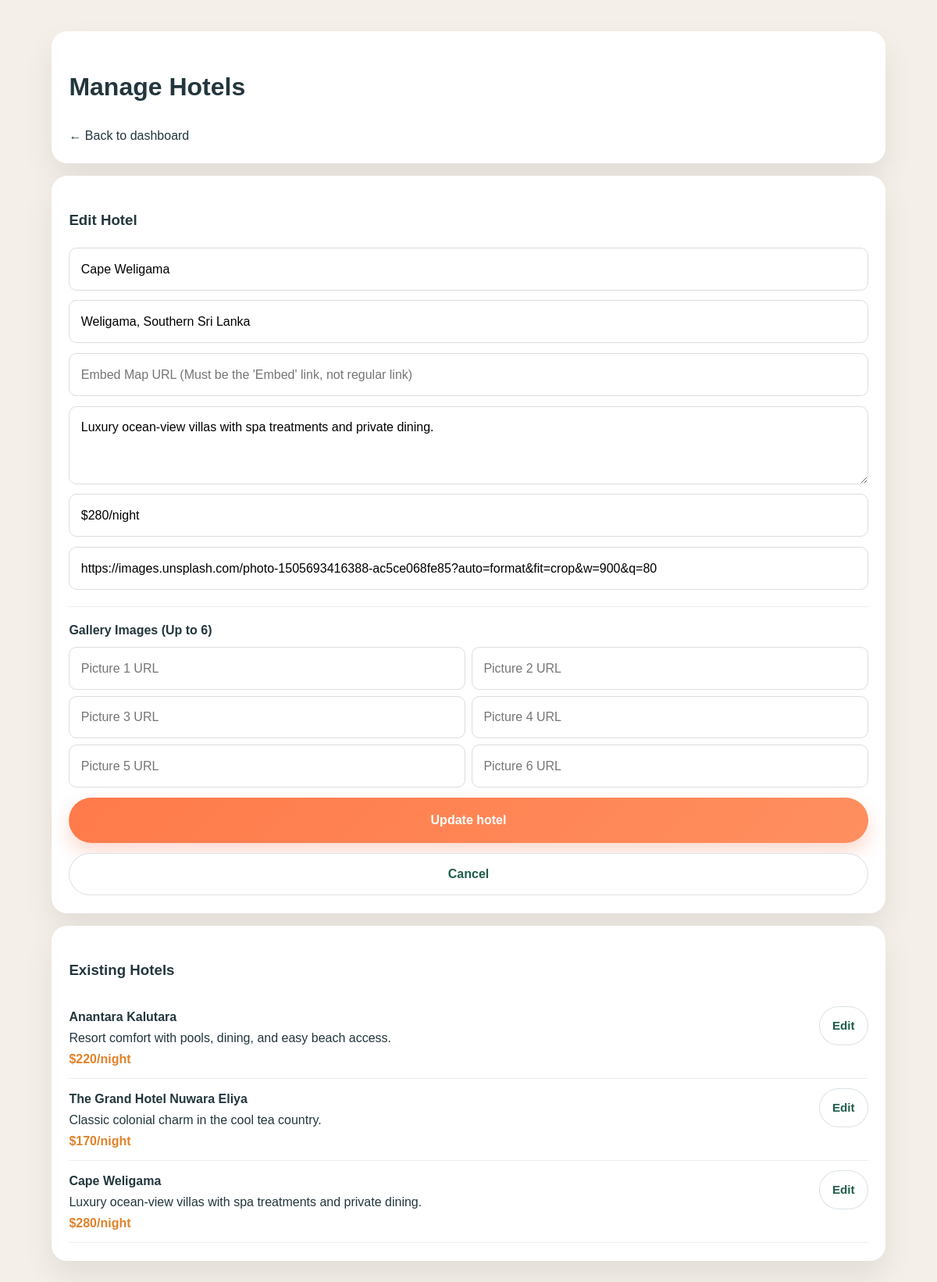
Screenshot of /admin/manage_hotels.php?edit_id=1 (signed in) with the database file from the repository.
### tables this page shows
CREATE TABLE IF NOT EXISTS hotels (
  id INT AUTO_INCREMENT PRIMARY KEY,
  name VARCHAR(150) NOT NULL,
  description TEXT NOT NULL,
  price VARCHAR(50) NOT NULL,
  location VARCHAR(255) DEFAULT NULL,
  location_url TEXT DEFAULT NULL,
  image_url TEXT NOT NULL,
  gallery_urls TEXT DEFAULT NULL,
  created_at TIMESTAMP DEFAULT CURRENT_TIMESTAMP
);

### admin/manage_hotels.php (the view, shortened to what this page needs)
<?php
require '../config/database.php';
$edit_id = isset($_GET['edit_id']) ? (int)$_GET['edit_id'] : 0;
$edit_hotel = null;
if ($edit_id > 0) {
    $stmt = $conn->prepare('SELECT * FROM hotels WHERE id=?');
    $stmt->bind_param('i', $edit_id);
    $stmt->execute();
    $res = $stmt->get_result();
    if ($res && $res->num_rows > 0) {
        $edit_hotel = $res->fetch_assoc();
    }
}
$stmt = $conn->prepare('SELECT * FROM hotels ORDER BY id DESC');
$stmt->execute();
$result = $stmt->get_result();
?>
<!DOCTYPE html>
<html lang="en">
<head>
    <link rel="stylesheet" href="../assets/styles.css" />
</head>
<body>
    <div class="admin-wrap">
        <div class="panel"><h1>Manage Hotels</h1><a href="dashboard.php">← Back to dashboard</a></div>
        <div class="panel">
            <h3><?php echo $edit_hotel ? 'Edit Hotel' : 'Add New Hotel'; ?></h3>
            <form method="post" action="manage_hotels.php">
                <input type="text" name="name" placeholder="Hotel name" required value="<?php echo $edit_hotel ? htmlspecialchars($edit_hotel['name']) : ''; ?>" />
                <input type="text" name="location" placeholder="Location text (e.g. Weligama)" required value="<?php echo $edit_hotel ? htmlspecialchars($edit_hotel['location'] ?? '') : ''; ?>" />
                <input type="text" name="location_url" placeholder="Embed Map URL (Must be the 'Embed' link, not regular link)" value="<?php echo $edit_hotel ? htmlspecialchars($edit_hotel['location_url'] ?? '') : ''; ?>" />
                <textarea name="description" placeholder="Description" required><?php echo $edit_hotel ? htmlspecialchars($edit_hotel['description']) : ''; ?></textarea>
                <input type="text" name="price" placeholder="Price" required value="<?php echo $edit_hotel ? htmlspecialchars($edit_hotel['price']) : ''; ?>" />
                <input type="text" name="image_url" placeholder="Main Image URL" required value="<?php echo $edit_hotel ? htmlspecialchars($edit_hotel['image_url']) : ''; ?>" />
                <div style="border-top:1px solid #eee; padding-top:1rem; margin-top:0.5rem;">
                    <strong>Gallery Images (Up to 6)</strong>
                    <div style="display:grid; grid-template-columns:1fr 1fr; gap:0.5rem; margin-top:0.5rem;">
                        <?php
                        $existing_galleries = [];
                        for ($i = 1; $i <= 6; $i++) {
                            $val = isset($existing_galleries[$i-1]) ? htmlspecialchars($existing_galleries[$i-1]) : '';
                            echo '<input type="text" name="gallery_'.$i.'" placeholder="Picture '.$i.' URL" value="'.$val.'" />';
                        }
                        ?>
                    </div>
                </div>
                <button class="btn btn-primary" type="submit"><?php echo $edit_hotel ? 'Update hotel' : 'Save hotel'; ?></button>
                <?php if ($edit_hotel) { ?>
                    <a href="manage_hotels.php" class="btn btn-secondary" style="text-align:center; padding: 0.8rem;">Cancel</a>
                <?php } ?>
            </form>
        </div>
        <div class="panel">
            <h3>Existing Hotels</h3>
            <?php while ($row = $result->fetch_assoc()) { ?>
                <div style="padding: 0.7rem 0; border-bottom: 1px solid #eee; display: flex; justify-content: space-between; align-items: flex-start;">
                    <div>
                        <strong><?php echo htmlspecialchars($row['name']); ?></strong><br /><?php echo htmlspecialchars($row['description']); ?> <br /><span style="color:#e0822a; font-weight:700;"><?php echo htmlspecialchars($row['price']); ?></span>
                    </div>
                    <a href="manage_hotels.php?edit_id=<?php echo $row['id']; ?>" class="btn btn-small btn-secondary">Edit</a>
                </div>
            <?php } ?>
        </div>
    </div>
</body>
</html>

### assets/styles.css (style rules this page uses)
:root { --primary: #1f5d4b; --primary-dark: #144134; --accent: #ff7a4a; --accent-soft: #ffe1cc; --gold: #f2b44f; --text: #23363d; --muted: #64707d; --surface: #f7f1e8; --border: rgba(31, 93, 75, 0.14); --shadow: 0 18px 45px rgba(31, 93, 75, 0.12); --radius: 24px; }
* { box-sizing: border-box; }
html { scroll-behavior: smooth; }
body { margin: 0; font-family: 'Inter', sans-serif; color: var(--text); background: #fdfcf9; line-height: 1.7; }
a { color: inherit; text-decoration: none; }
button, input, select, textarea { font: inherit; }
.btn { display: inline-flex; align-items: center; justify-content: center; gap: 0.4rem; padding: 0.9rem 1.4rem; border-radius: 999px; font-weight: 700; border: 1px solid transparent; transition: transform 0.2s ease, box-shadow 0.2s ease, background 0.2s ease; }
.btn-primary { background: linear-gradient(135deg, var(--accent), #ff8f5f); color: white; box-shadow: 0 12px 24px rgba(242, 107, 65, 0.25); }
.btn-secondary { background: white; color: var(--primary); border-color: rgba(31, 76, 107, 0.16); }
.btn-small { padding: 0.7rem 1rem; font-size: 0.95rem; }

### admin/manage_hotels.php (style rules this page uses)
body { background: #f4efe8; font-family: Arial, sans-serif; }
.admin-wrap { max-width: 1100px; margin: 40px auto; padding: 0 1rem 2rem; }
.panel { background: white; padding: 1.4rem; border-radius: 20px; box-shadow: 0 18px 38px rgba(0,0,0,0.08); margin-bottom: 1rem; }
form { display: grid; gap: 0.8rem; }
input, textarea { padding: 0.8rem 0.9rem; border: 1px solid #ddd; border-radius: 10px; }
textarea { min-height: 100px; }

### rows the page displays
hotels: name "Cape Weligama", location "Weligama, Southern Sri Lanka", description "Luxury ocean-view villas with spa treatments and private dining.", price "$280/night", image_url "https://images.unsplash.com/photo-1505693416388-ac5ce068fe85?auto=format&fit=crop&w=900&q=80"
hotels: name "Anantara Kalutara", description "Resort comfort with pools, dining, and easy beach access.", price "$220/night"
hotels: name "The Grand Hotel Nuwara Eliya", description "Classic colonial charm in the cool tea country.", price "$170/night"
